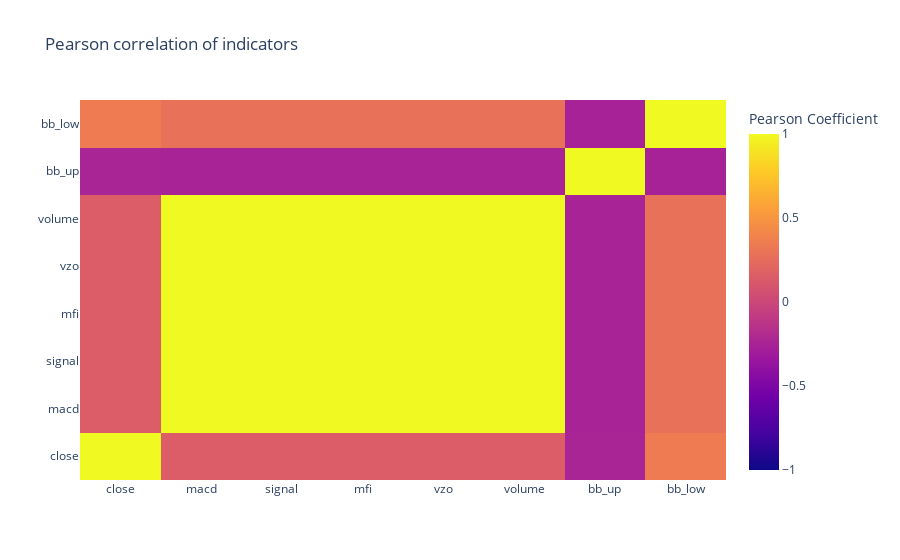

The code cell stored with this chart in its notebook:
### Code cell
# Heatmap time -- had to create a separate dataframe sans date index column for this 
nd = pd.DataFrame()
nd["close"]     = ticker_cluster["close"]
nd["macd"]      = ticker_cluster["open"]
nd["signal"]    = ticker_cluster["open"]
nd["mfi"]       = ticker_cluster["open"]
nd["vzo"]       = ticker_cluster["open"]
nd["volume"]    = ticker_cluster["open"]
nd["bb_up"]     = ticker_cluster["bb_up"]
nd["bb_low"]    = ticker_cluster["bb_low"]
heatmap = go.Heatmap(
    z=nd.iloc[-50:].pct_change().corr(method='pearson').values,
    x=nd.columns,
    y=nd.columns,
    colorbar=dict(title='Pearson Coefficient'),
)
layout = go.Layout(title="Pearson correlation of indicators")
heatmap['zmax'] = 1.0
heatmap['zmin'] = -1.0
fig = go.Figure(data=[heatmap], layout=layout)
py.iplot(fig)

### Figure 1 — Plotly figure (JSON) as saved in the notebook; plotly's stock layout.template omitted (floating-point values rounded to 4 significant figures)
{"data": [{"colorbar": {"title": {"text": "Pearson Coefficient"}}, "type": "heatmap", "x": ["close", "macd", "signal", "mfi", "vzo", "volume", "bb_up", "bb_low"], "y": ["close", "macd", "signal", "mfi", "vzo", "volume", "bb_up", "bb_low"], "z": [[1, 0.1488, 0.1488, 0.1488, 0.1488, 0.1488, -0.2463, 0.3442], [0.1488, 1, 1, 1, 1, 1, -0.2509, 0.2815], [0.1488, 1, 1, 1, 1, 1, -0.2509, 0.2815], [0.1488, 1, 1, 1, 1, 1, -0.2509, 0.2815], [0.1488, 1, 1, 1, 1, 1, -0.2509, 0.2815], [0.1488, 1, 1, 1, 1, 1, -0.2509, 0.2815], [-0.2463, -0.2509, -0.2509, -0.2509, -0.2509, -0.2509, 1, -0.2581], [0.3442, 0.2815, 0.2815, 0.2815, 0.2815, 0.2815, -0.2581, 1]], "zmax": 1, "zmin": -1}], "layout": {"title": {"text": "Pearson correlation of indicators"}}}
